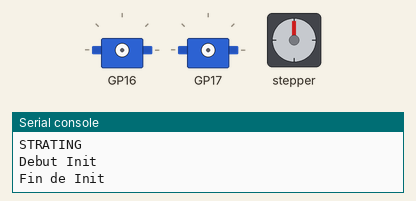
Recording of a program running on a simulated Raspberry Pi Pico running MicroPython. Parts: 2 × servo, stepper motor, the last lines printed to the serial console. The stepper is drawn at 2048 steps a turn; servo angles are drawn from the pulse width (0.5 ms = 0°, 2.5 ms = 180°). At 34.6 s the program stops and its outputs stay as they are.

Above: at 0.05 s.
At 3.4 s:
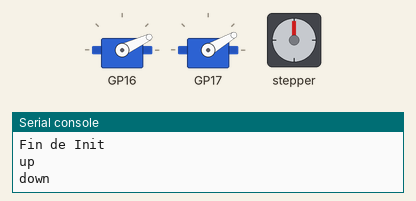
At 4.2 s:
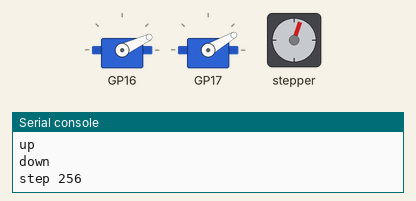
At 5.05 s:
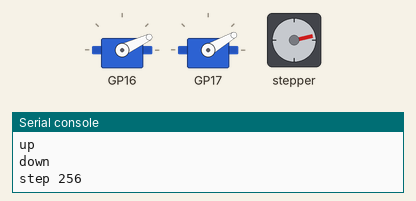
At 5.9 s:
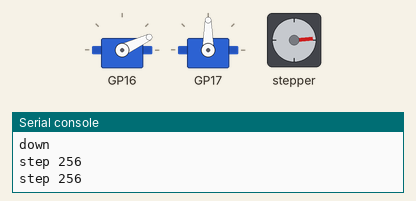
At 6.75 s:
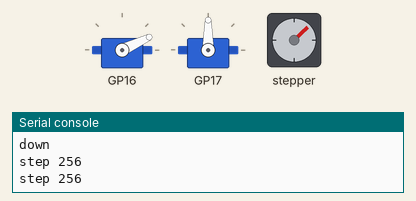
Timing chart, 0 to 8.8 s (numbered marks = the images above):
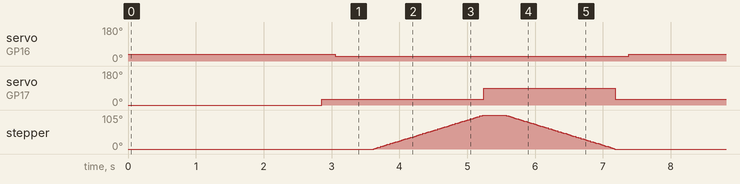

The program:

tube_writter.py
```python
from machine import Pin

from stepmotor import Stepmotor
from servo import Servo

import time


# pins :
# IO/12 : switch for X
# IO/ 18n 19n, 20, 21 : stepper X
# test du servo pour axe Z (lever baisse l'outil crayon) en 14

class BM_servo:
    def __init__(self, pin):
        self.servo = Servo(pin)

    def test(self):
        print("entrée dans test")
        self.servo.ServoAngle(0)
        time.sleep(1)
        self.servo.ServoAngle(180)
        time.sleep(1)
        self.servo.ServoAngle(0)
        for j in range(3):
            try:
                for i in range(0, 180, 1):
                    self.servo.ServoAngle(i)
                    time.sleep_ms(15)
                for i in range(180, 0, -1):
                    self.servo.ServoAngle(i)
                    time.sleep_ms(15)
            except:
                self.servo.deinit()
                print("servo progblem during short test")

    def long_test(self):
        for truc in range(3):
            print(f"test {truc}")
            try:
                self.servo.ServoAngle(0)
                time.sleep_ms(500)
                self.servo.ServoAngle(180)
                time.sleep_ms(1000)
            except:
                self.servo.deinit()
                print("servo problem during long test")


class Pen(BM_servo):
    def __init__(self, pin):
        super().__init__(pin)

    def up(self):
        print('up')
        self.servo.ServoAngle(35)
        time.sleep_ms(50)

    def down(self):
        print('down')
        self.servo.ServoAngle(25)
        time.sleep_ms(50)


class Rot(BM_servo):
    def __init__(self, pin):
        super().__init__(pin)

    def zero(self):
        self.servo.ServoAngle(0)

    def Y(self, value):
        self.servo.ServoAngle(value)


class MonStepper(object):
    def __init__(self):
        print("Debut Init")
        self.myStepMotor = Stepmotor(21, 20, 19, 18)

        # si pas de pull_DOWN, on obtient un signal erratique.
        self.button = Pin(12, Pin.IN, Pin.PULL_DOWN)

        self.speed = 2500

        self.step = 4 * 64
        self.pressed = False
        print("Fin de Init")

    def move(self, dir, step=None):
        if step is None:
            step = self.step
        print("step", self.step)
        if not self.pressed:
            self.myStepMotor.moveSteps(dir, step, self.speed)
        else:
            print("Stop")

    def stop(self):
        self.myStepMotor.stop()

    def to_right(self, **kwargs):
        self.move(0, **kwargs)
        self.stop()

    def to_left(self, **kwargs):
        self.move(1, **kwargs)
        self.stop()

    def to_left_until_swith_is_pressed(self):
        encore = True
        self.pressed = False

        while encore:
            self.myStepMotor.moveSteps(1, 20, self.speed)
            but = self.button.value()
            time.sleep(0.001)
            if but == 1:  # debounce
                time.sleep(0.010)
                but2 = self.button.value()
                if but2 == 1:
                    print("Pressed")
                    encore = False

    def test(self):
        for n in range(3):
            print("Boucle sur X")
            but = self.button.value()
            time.sleep(0.001)
            if but == 1:  # debounce
                time.sleep(0.010)
                but2 = self.button.value()
                if but2 == 1:
                    print("Pressed")
                    self.pressed = True

            # Il semble que ce moteur soit très lent. Le dernier paramètre
            # ne doit pas être inférieur à 2000.
            self.to_right()
            self.to_left()

            time.sleep(0.2)
            self.myStepMotor.stop()

            print(f"Fin du cycle {n}")


# A switch (NO : normaly opened) is connected : one pin is connected to 3.3V,
# the other pin is connected to GP12. No resistance, so
# use an internal pull_resistance.
# if __name__ == '__main__':

print("STRATING")

X = MonStepper()

pen = Pen(16)
rot = Rot(17)

time.sleep(0.1)

pen.up()
time.sleep(0.5)


def demo1():
    time.sleep(2)
    long = 600
    rot.zero()
    time.sleep(0.2)
    rot.Y(30)
    time.sleep(0.2)
    pen.down()
    time.sleep(0.5)

    X.to_right(step=long)
    rot.Y(90)
    time.sleep(0.3)
    X.to_left(step=long)
    rot.Y(30)
    time.sleep(0.2)

    pen.up()


demo1()
demo1()
demo1()
demo1()
demo1()

# print("Moteurs initialisés")
# for i in range(10):
#     print ("test", i)
#     print("test rotation")
#     rot.test()
#     print("Lancement des tests sur pen")
#     pen.long_test()
#     print("Lancement des tests sur axe_ X")
#     X.test()
# print("OK !")
```

stepmotor.py
```python
from machine import Pin
import time

phasecw  = [0x08,0x04,0x02,0x01]
phaseccw = [0x01,0x02,0x04,0x08]
out=0x01
print("Test")
class Stepmotor(object):
    def __init__(self, A: int=21, B: int=20, C: int=19, D: int=18):
        self._A = Pin(A,Pin.OUT,0)
        self._B = Pin(B,Pin.OUT,0)
        self._C = Pin(C,Pin.OUT,0)
        self._D = Pin(D,Pin.OUT,0)

    def _motorcontrol(self,data):
        if data == 0x08:
            self._A.on()
            self._B.off()
            self._C.off()
            self._D.off()
        if data == 0x04:
            self._A.off()
            self._B.on()
            self._C.off()
            self._D.off()
        if data == 0x02:
            self._A.off()
            self._B.off()
            self._C.on()
            self._D.off()
        if data == 0x01:
            self._A.off()
            self._B.off()
            self._C.off()
            self._D.on()
        if data == 0x00:
            self._A.off()
            self._B.off()
            self._C.off()
            self._D.off()

    def moveOneStep(self,direction):
        global out
        if direction == 1:
            if out != 0x08:
                out = out<<1
            else:
                out = 0x01
        else:
            if direction == 0:
                if out != 0x01:
                    out = out >> 1
                else:
                    out = 0x08
        self._motorcontrol(out)

    def moveSteps(self, direction, steps, us):
        for i in range(steps):
            self.moveOneStep(direction)
            time.sleep_us(us)

    def moveAround(self,direction, turns, us):
        for i in range(turns):
            self.moveSteps(direction, 32*64,us)

    def moveAngle(self, angles, us):
        self.moveSteps(direction, 32*64//angles, us)

    def stop(self):
        self._motorcontrol(0x00)


            
```

servo.py
```python
from machine import Pin,PWM

class Servo(object):
    def __init__(self, pin: int=15, hz: int=50):
        self._servo = PWM(Pin(pin))
        self._servo.freq(hz)

    #duty = 1638 = 0.5ms = 65535/2/(T)(1/50)/2*1000
    def ServoDuty(self, duty):
        if duty <= 1638:
            duty = 1638
        if duty >= 8190:
            duty = 8190
        self._servo.duty_u16(duty)

    def ServoAngle(self, pos):
        if pos <= 0:
            pos = 0
        if pos >= 180:
            pos = 180
        pos_buffer = (pos/180) * 6552
        self._servo.duty_u16(int(pos_buffer) + 1638)

    def ServoTime(self, us):
        if us <= 500:
            us = 500
        if us >= 2500:
            us = 2500
        pos_buffer= (us / 1000) * 3276
        self._servo.duty_u16(int(pos_buffer))

    def deinit(self):
        self._servo.deinit()
```

Measured:
- by itself, servo on GP16: alternates 35° for 2.5 s and 25° for 4.3 s
- by itself, servo on GP17: repeats every 6.8 s: 90° 1.9 s, 30° 2.3 s, 0° 0.20 s, 30° 2.4 s
- by itself, stepper: turns 105° clockwise in 1.6 s, then 105° counter-clockwise in 1.6 s, repeating every 6.8 s
